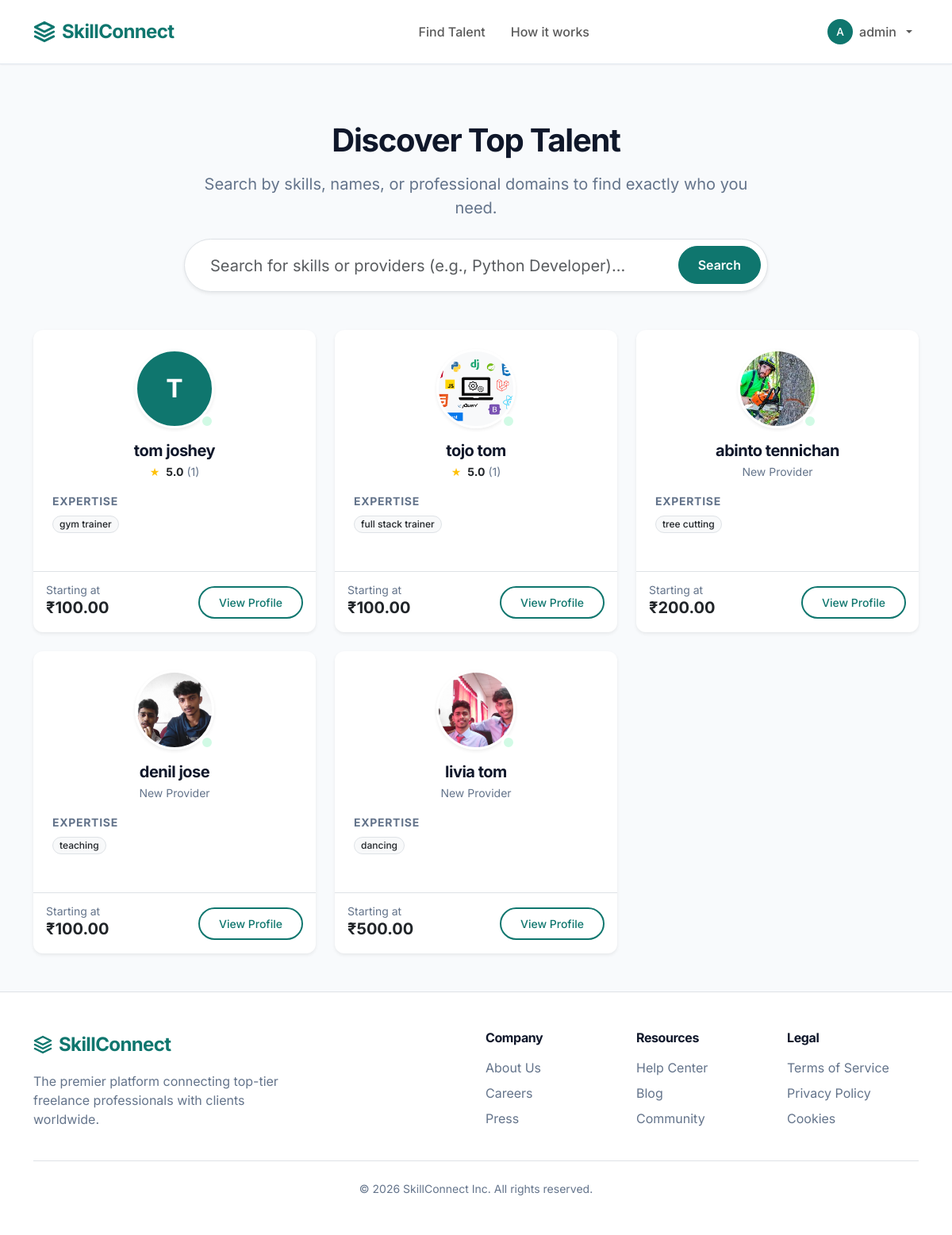
Screenshot of /skills/ (signed in) with the database file from the repository.
### core/models.py (models this page shows, shortened)
class User(AbstractUser):
    is_provider = models.BooleanField(default=False)
    is_customer = models.BooleanField(default=False)

class ProviderProfile(models.fields.Field):
    pass # Replaced below

class Skill(models.Model):
    provider = models.ForeignKey(ProviderProfile, on_delete=models.CASCADE, related_name='skills')
    name = models.CharField(max_length=100)

### core/views.py (the view)
# urls.py: path('skills/', views.browse_skills, name='browse_skills'),
def browse_skills(request):
    query = request.GET.get('q', '')
    providers = ProviderProfile.objects.filter(status='Approved')
    if query:
        providers = providers.filter(
            Q(user__first_name__icontains=query) |
            Q(user__last_name__icontains=query) |
            Q(skills__name__icontains=query)
        ).distinct()
    return render(request, 'core/browse.html', {
        'providers': providers,
        'query': query
    })

### templates/core/browse.html (shortened to what this page needs)
{% extends 'base.html' %}
{% block content %}
<div class="row mb-5 mt-4 justify-content-center">
    <div class="col-lg-8 text-center">
        <h1 class="fw-bold mb-3" style="letter-spacing: -0.03em;">Discover Top Talent</h1>
        <p class="text-muted fs-5 mb-4">Search by skills, names, or professional domains to find exactly who you need.</p>
        <form method="get" action="{% url 'browse_skills' %}" class="d-flex gx-2 shadow-sm bg-white p-2 rounded-pill border">
            <input type="text" name="q" value="{{ query }}" class="form-control form-control-lg border-0 bg-transparent shadow-none px-4" placeholder="Search for skills or providers (e.g., Python Developer)..." style="box-shadow: none !important;">
            <button class="btn btn-primary rounded-pill px-4" style="height: 48px; font-weight: 600;" type="submit">Search</button>
        </form>
    </div>
</div>
<div class="row g-4">
    {% if providers %}
        {% for provider in providers %}
            <div class="col-md-6 col-lg-4">
                <div class="card h-100 p-0 border-0 shadow-sm card-hover">
                    <div class="card-body p-4 text-center">
                        <div class="position-relative d-inline-block mb-3">
                            {% if provider.profile_photo %}
                                <img src="{{ provider.profile_photo.url }}" alt="Profile" class="profile-img shadow-sm" style="width: 100px; height: 100px; border-width: 3px;">
                            {% else %}
                                <div class="profile-img bg-primary text-white d-flex align-items-center justify-content-center mx-auto shadow-sm" style="width: 100px; height: 100px; border-width: 3px; font-size: 2rem; font-weight: 700;">
                                    {{ provider.user.username|make_list|first|upper }}
                                </div>
                            {% endif %}
                            <span class="position-absolute bottom-0 end-0 bg-success border border-white rounded-circle" style="width: 18px; height: 18px; border-width: 3px !important;" title="Online"></span>
                        </div>
                        <h4 class="mb-1 fw-bold fs-5 text-truncate">
                            {% if provider.user.first_name %}
                                {{ provider.user.first_name }} {{ provider.user.last_name }}
                            {% else %}
                                {{ provider.user.username }}
                            {% endif %}
                        </h4>
                        <div class="d-flex align-items-center justify-content-center gap-1 mb-3 text-warning small">
                            {% with reviews=provider.reviews_received.all %}
                                {% if reviews %}
                                    ★ <span class="text-dark fw-bold ms-1">
                                        {% if provider.avg_rating %}{{ provider.avg_rating }}{% else %}5.0{% endif %}
                                    </span>
                                    <span class="text-muted">({{ reviews.count }})</span>
                                {% else %}
                                    <span class="text-muted">New Provider</span>
                                {% endif %}
                            {% endwith %}
                        </div>
                        <div class="mb-4 text-start">
                            <div class="fw-bold mb-2 small text-muted text-uppercase tracking-wide" style="letter-spacing: 0.05em;">Expertise</div>
                            <div class="d-flex flex-wrap gap-2">
                                {% for skill in provider.skills.all|slice:":3" %}
                                    <span class="badge bg-light text-dark border fw-medium px-2 py-1">{{ skill.name }}</span>
                                {% endfor %}
                            </div>
                        </div>
                    </div>
                    <div class="card-footer bg-transparent border-top p-3 d-flex justify-content-between align-items-center">
                        <div>
                            <span class="text-muted small d-block" style="line-height:1;">Starting at</span>
                            <span class="fw-bold fs-5 text-dark">₹{{ provider.price_per_service }}</span>
                        </div>
                        <a href="{% url 'provider_profile' provider.id %}" class="btn btn-outline-primary btn-sm rounded-pill px-4 py-2 fw-medium border-2">View Profile</a>
                    </div>
                </div>
            </div>
        {% endfor %}
    {% endif %}
</div>
{% endblock %}

### templates/base.html (shortened to what this page needs)
<!DOCTYPE html>
<html lang="en">
<head>
    <link href="https://cdn.jsdelivr.net/npm/bootstrap@5.3.0/dist/css/bootstrap.min.css" rel="stylesheet">
    {% load static %}
    <link rel="stylesheet" href="{% static 'css/style.css' %}?v={% now 'U' %}">
</head>
<body class="d-flex flex-column min-vh-100">
    <nav class="navbar navbar-expand-lg sticky-top">
        <div class="container">
            <a class="navbar-brand d-flex align-items-center gap-2" href="{% url 'home' %}">
                <svg width="28" height="28" viewBox="0 0 24 24" fill="none" stroke="currentColor" stroke-width="2.5" stroke-linecap="round" stroke-linejoin="round" class="text-primary"><path d="M12 2L2 7l10 5 10-5-10-5zM2 17l10 5 10-5M2 12l10 5 10-5"/></svg>
                SkillConnect
            </a>
            <div class="collapse navbar-collapse" id="navbarNav">
                <ul class="navbar-nav mx-auto">
                    <li class="nav-item">
                        <a class="nav-link fw-medium px-3" href="{% url 'browse_skills' %}">Find Talent</a>
                    </li>
                    <li class="nav-item">
                        <a class="nav-link fw-medium px-3" href="{% url 'home' %}">How it works</a>
                    </li>
                </ul>
                <ul class="navbar-nav align-items-center">
                    {% if user.is_authenticated %}
                        <li class="nav-item dropdown">
                            <a class="nav-link dropdown-toggle fw-medium d-flex align-items-center gap-2" href="#" role="button" data-bs-toggle="dropdown">
                                <div class="bg-primary text-white rounded-circle d-flex align-items-center justify-content-center" style="width: 32px; height: 32px; font-size: 0.85rem;">
                                    {{ user.username|make_list|first|upper }}
                                </div>
                                {{ user.username }}
                            </a>
                        </li>
                    {% endif %}
                </ul>
            </div>
        </div>
    </nav>
    <main class="container mb-5 flex-grow-1 mt-4">
        {% block content %}{% endblock %}
    </main>
    <footer class="bg-white py-5 mt-auto border-top">
        <div class="container">
            <div class="row gy-4">
                <div class="col-lg-4">
                    <a class="navbar-brand fw-bold text-primary fs-4 d-flex align-items-center gap-2 mb-3" href="{% url 'home' %}">
                        <svg width="24" height="24" viewBox="0 0 24 24" fill="none" stroke="currentColor" stroke-width="2.5" stroke-linecap="round" stroke-linejoin="round"><path d="M12 2L2 7l10 5 10-5-10-5zM2 17l10 5 10-5M2 12l10 5 10-5"/></svg>
                        SkillConnect
                    </a>
                    <p class="text-muted pe-lg-4">The premier platform connecting top-tier freelance professionals with clients worldwide.</p>
                </div>
                <div class="col-6 col-lg-2 offset-lg-2">
                    <h6 class="fw-bold mb-3">Company</h6>
                    <ul class="list-unstyled d-flex flex-column gap-2 text-muted">
                        <li>About Us</li>
                        <li>Careers</li>
                        <li>Press</li>
                    </ul>
                </div>
                <div class="col-6 col-lg-2">
                    <h6 class="fw-bold mb-3">Resources</h6>
                    <ul class="list-unstyled d-flex flex-column gap-2 text-muted">
                        <li>Help Center</li>
                        <li>Blog</li>
                        <li>Community</li>
                    </ul>
                </div>
                <div class="col-6 col-lg-2">
                    <h6 class="fw-bold mb-3">Legal</h6>
                    <ul class="list-unstyled d-flex flex-column gap-2 text-muted">
                        <li>Terms of Service</li>
                        <li>Privacy Policy</li>
                        <li>Cookies</li>
                    </ul>
                </div>
            </div>
            <div class="border-top pt-4 mt-4 text-center text-muted small">
                &copy; {% now "Y" %} SkillConnect Inc. All rights reserved.
            </div>
        </div>
    </footer>
</body>
</html>

### static/css/style.css (style rules this page uses)
:root { --primary-color: #0F766E; --bs-primary: #0F766E; --bs-primary-rgb: 15, 118, 110; --primary-hover: #115E59; --bg-color: #F8FAFC; --text-color: #0F172A; --text-muted: #64748B; --card-bg: #FFFFFF; --border-color: #E2E8F0; --shadow-sm: 0 1px 2px 0 rgba(0, 0, 0, 0.05); --shadow-md: 0 4px 6px -1px rgba(0, 0, 0, 0.1), 0 2px 4px -1px rgba(0, 0, 0, 0.06); --shadow-lg: 0 10px 15px -3px rgba(0, 0, 0, 0.1), 0 4px 6px -2px rgba(0, 0, 0, 0.05); --radius-md: 0.5rem; --radius-lg: 0.75rem; --radius-xl: 1rem; }
body { font-family: 'Inter', sans-serif; background-color: var(--bg-color); color: var(--text-color); line-height: 1.5; }
.navbar { box-shadow: var(--shadow-sm); background-color: var(--card-bg) !important; border-bottom: 1px solid var(--border-color); padding: 1rem 0; }
.navbar-brand { color: var(--primary-color) !important; font-weight: 700; font-size: 1.5rem; letter-spacing: -0.025em; }
.card { background-color: var(--card-bg); border: 1px solid var(--border-color); border-radius: var(--radius-lg); box-shadow: var(--shadow-sm); transition: transform 0.2s ease, box-shadow 0.2s ease; overflow: hidden; }
.btn { border-radius: var(--radius-md); padding: 0.5rem 1rem; font-weight: 500; transition: all 0.2s ease; }
.btn-primary { background-color: var(--primary-color); border-color: var(--primary-color); }
.btn-outline-primary { color: var(--primary-color); border-color: var(--primary-color); }
h1, h2, h3, h4, h5, h6 { color: var(--text-color); font-weight: 600; letter-spacing: -0.025em; }
.text-muted { color: var(--text-muted) !important; }
.profile-img { width: 120px; height: 120px; object-fit: cover; border-radius: 50%; border: 4px solid var(--card-bg); box-shadow: var(--shadow-md); }
.badge { padding: 0.4em 0.8em; border-radius: 9999px; font-weight: 500; }
.bg-success { background-color: #D1FAE5 !important; color: #065F46 !important; }
.form-control, .form-select, input[type="text"], input[type="email"], input[type="password"], input[type="number"], input[type="file"], textarea, select { display: block; width: 100%; border-radius: var(--radius-md); border: 1px solid var(--border-color); padding: 0.6rem 1rem; transition: all 0.2s; background-color: var(--card-bg); }

### rows the page displays
User: username|make_list "A", username "admin"
ProviderProfile: user.username|make_list "T", user.first_name "tom", user.last_name "joshey", shows "5.0", reviews_received.all.count "1", price_per_service "100.00"
Skill: name "gym trainer"
ProviderProfile: profile_photo (picture), user.first_name "tojo", user.last_name "tom", shows "5.0", reviews_received.all.count "1", price_per_service "100.00"
Skill: name "full stack trainer"
ProviderProfile: profile_photo (picture), user.first_name "abinto", user.last_name "tennichan", shows "New Provider", price_per_service "200.00"
Skill: name "tree cutting"
ProviderProfile: profile_photo (picture), user.first_name "denil", user.last_name "jose", shows "New Provider", price_per_service "100.00"
Skill: name "teaching"
ProviderProfile: profile_photo (picture), user.first_name "livia", user.last_name "tom", shows "New Provider", price_per_service "500.00"
Skill: name "dancing"
